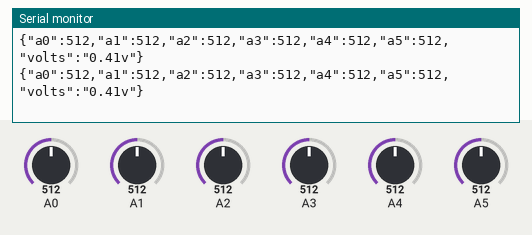
Recording of a sketch running on a simulated Arduino Uno, built with avr-gcc and run on an emulated ATmega328P. On the bench: the last lines printed to the serial monitor. The test bench sets the inputs (shaded band); at power-on: A2 = 512, A3 = 512, A0 = 512, A1 = 512, A4 = 512, A5 = 512.

Above: at 5.7 s.
5.8 s: A2 set to 110
At 5.96 s:
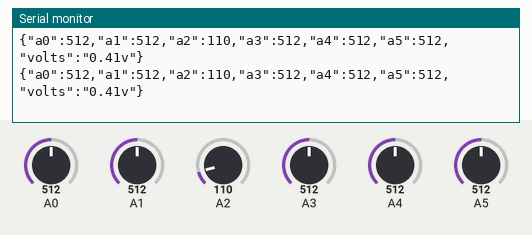
8.8 s: A2 set to 93
At 8.89 s:
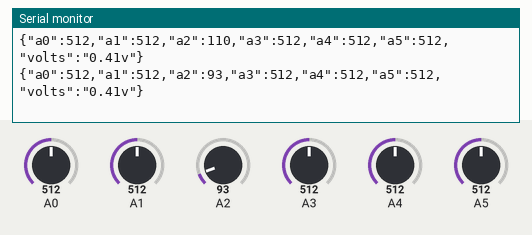
11.8 s: A3 set to 106
At 11.89 s:
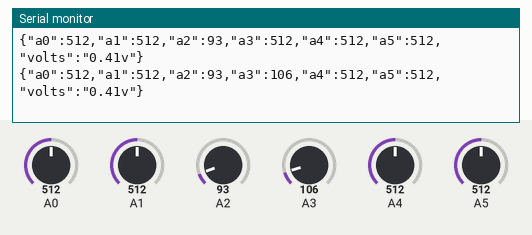
14.8 s: A3 set to 90
At 14.9 s:
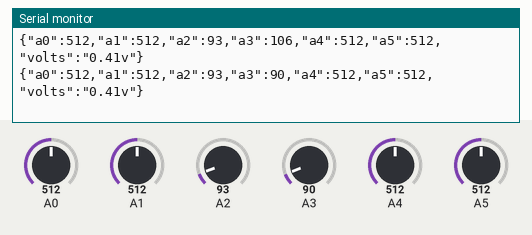
Timing chart, 0 to 17.8 s (numbered marks = the images above; inputs shaded):
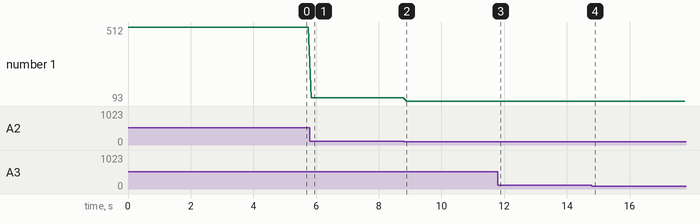

Measured:
- after the input at 5.8 s, the serial monitor: prints a new line after 0.05 s (image 1)
- after the input at 8.8 s, the serial monitor: prints a new line after 0.08 s (image 2)
- after the input at 11.8 s, the serial monitor: prints a new line after 0.09 s (image 3)
- after the input at 14.8 s, the serial monitor: prints a new line after 0.09 s (image 4)
- plotted number 1: 512 → 110 after the input at 5.8 s, 110 → 93 after the input at 8.8 s

The sketch:

AnalogReadFullFast.ino
```cpp
void setup()
{
  Serial.begin(9600);
}


void loop()
{
  int lastReading = 0;
  Serial.print("{");
  for(int i=0;i<6;i++) {
     if(i>0) {
       Serial.print(",");
     }
     Serial.print("\"a");
     Serial.print(i);
     Serial.print("\":");
    lastReading = analogRead(0);
     Serial.print(analogRead(i));
  }
  Serial.print(",\"volts\":\"");
  Serial.print(lastReading * (3.3 / 4095.0));
  Serial.print("v\"");

  Serial.println("}");
  delay(100);
}
```
